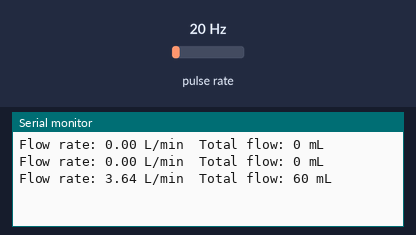
This sketch was run on a simulated Arduino Uno, built with avr-gcc and run on an emulated ATmega328P. Parts: the last lines printed to the serial monitor. Wiring (inferred from the names in the program): pulse sensor: data pin 2. The test bench sets the inputs (shaded band); at power-on: pulse rate 20 Hz.

Above: at 1.2 s.
1.3 s: pulse rate (sensor on pin 2) set to 4 Hz
At 1.9 s:
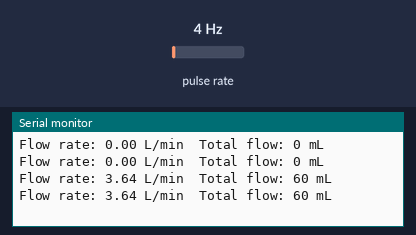
2.8 s: pulse rate (sensor on pin 2) set to 50 Hz
At 3.4 s:
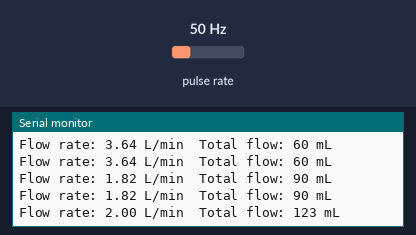
Timing chart, 0 to 5.8 s (numbered marks = the images above; inputs shaded):
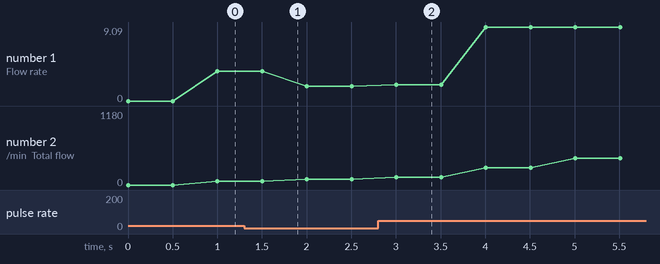

Measured:
- after the input at 2.8 s, the serial monitor: prints a new line after 0.20 s (image 2)
- plotted number 1: 3.64 → 1.82 after the input at 1.3 s, 1.82 → 9.09 after the input at 2.8 s
- plotted number 2: 60 → 90 after the input at 1.3 s, 90 → 1180 after the input at 2.8 s

The sketch:

Kalibrasi_Flowmeter.ino
```cpp
const int sensorPin = 2; // attach flow meter to digital pin 2

volatile int pulseCount; // count pulses from flow meter
float flowRate;          // calculated flow rate
unsigned int flowMilliLitres;  // total accumulated flow

unsigned long oldTime;

void setup() {
  Serial.begin(9600);   // initialize serial communication
  attachInterrupt(0, pulseCounter, FALLING); // configure interrupt
  pulseCount = 0;       // reset pulse count
  flowRate = 0.0;       // initialize flow rate
  flowMilliLitres = 0;  // initialize total accumulated flow
  oldTime = 0;
}

void loop() {
  unsigned long currentTime = millis();

  if(currentTime - oldTime > 1000)  // update every 1 second
  {
    detachInterrupt(0);             // disable interrupt
    flowRate = pulseCount / 5.5;    // convert pulse count to flow rate (L/min)
    flowMilliLitres += (flowRate / 60) * 1000; // calculate total accumulated flow (mL)
    pulseCount = 0;                 // reset pulse count
    oldTime = currentTime;          // save current time
    attachInterrupt(0, pulseCounter, FALLING); // enable interrupt
  }

  Serial.print("Flow rate: ");
  Serial.print(flowRate);
  Serial.print(" L/min");

  Serial.print("  Total flow: ");
  Serial.print(flowMilliLitres);
  Serial.println(" mL");

  delay(500);   // add delay to avoid spamming serial monitor
}

void pulseCounter() {
  pulseCount++;
}
```
